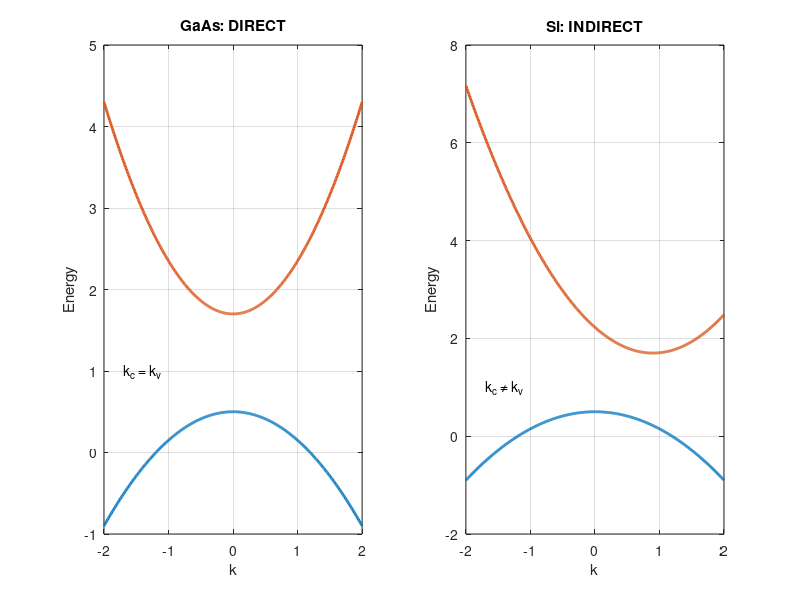

The MATLAB source for this figure: (Note: this script raises an error after producing the figure.)
%% 3.3 - The complete mental picture

clear; close all; clc;

k = linspace(-2,2,500);

% Direct: extrema at same k
Ev_D = 0.5 - 0.35*k.^2;
Ec_D = 1.7 + 0.65*k.^2;

% Indirect: conduction minimum shifted
Ev_I = 0.5 - 0.35*k.^2;
Ec_I = 1.7 + 0.65*(k-0.9).^2;

figure('Color','w');

subplot(1,2,1);
plot(k,Ev_D,'LineWidth',2); hold on;
plot(k,Ec_D,'LineWidth',2);
grid on; box on;
xlabel('k');
ylabel('Energy');
title('GaAs: DIRECT');
text(-1.7,1.0,'k_c = k_v');
hold off;

subplot(1,2,2);
plot(k,Ev_I,'LineWidth',2); hold on;
plot(k,Ec_I,'LineWidth',2);
grid on; box on;
xlabel('k');
ylabel('Energy');
title('Si: INDIRECT');
text(-1.7,1.0,'k_c \neq k_v');
hold off;

sgtitle('Section 3.3 — Direct vs Indirect Bandgap');
